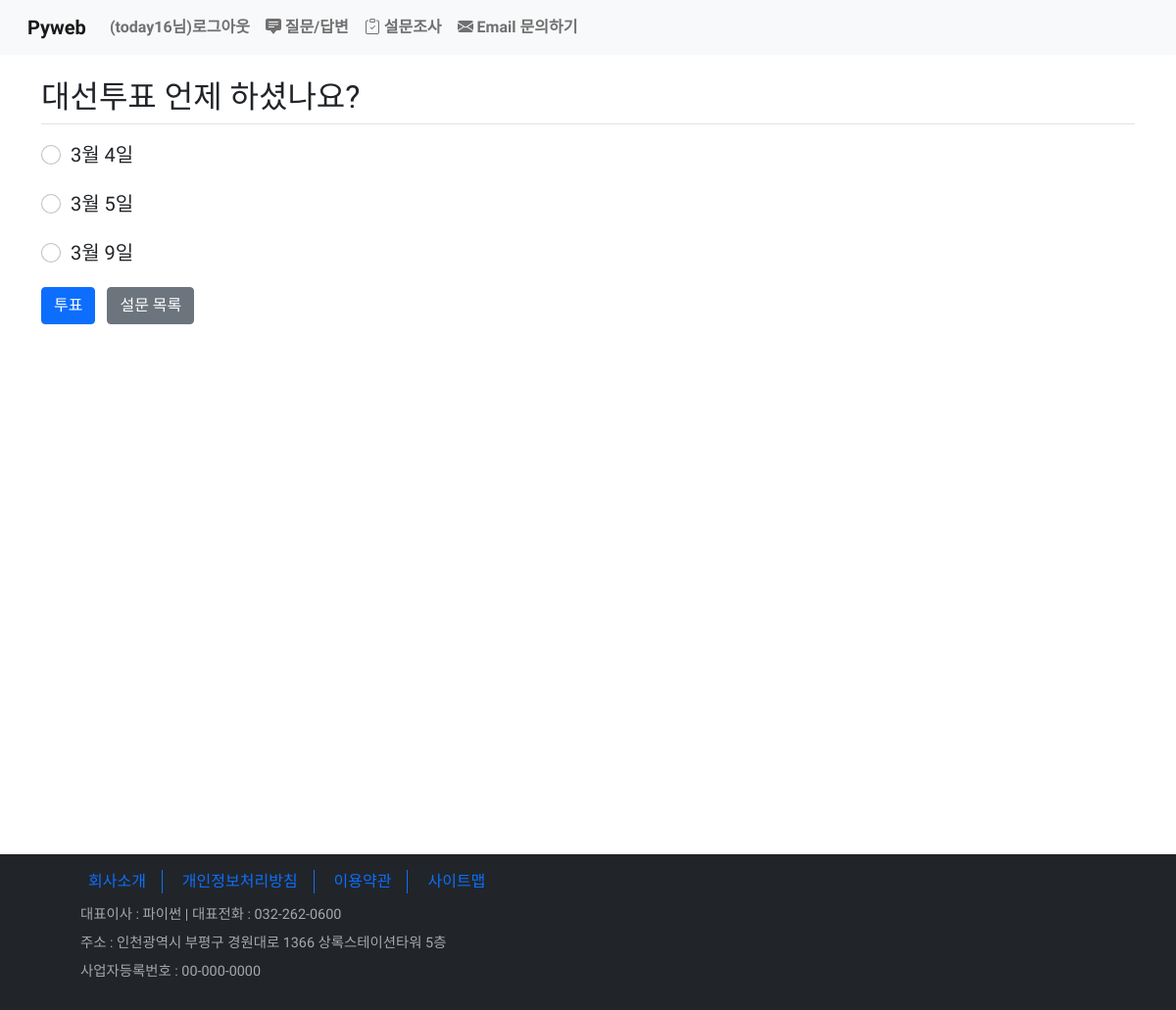
The page /polls/3/ (signed in) on the database its author committed.
### polls/models.py (models this page shows, shortened)
class Question(models.Model):
    question_text = models.CharField(max_length=200)    # 질문 내용
    pub_date = models.DateTimeField()                   # 작성일
    voter = models.ManyToManyField(User)

class Choice(models.Model):
    choice_text = models.CharField(max_length=200)
    votes = models.IntegerField(default=0)
    question = models.ForeignKey(Question, on_delete=models.CASCADE)

### polls/views.py (the view)
# urls.py: path('<int:pk>/', views.detail, name='detail'),   # 127.0.0.1:8000/polls/1/
@login_required(login_url='common:login_view')
def detail(request, pk):
    question = Question.objects.get(id=pk)
    if request.user in question.voter.all():
        return render(request, 'polls/result.html', {'question': question, 'msg': '이미 투표한 항목입니다. 결과 페이지로 이동합니다.'})
    else:
        return render(request, 'polls/detail.html', {'question': question})

### templates/polls/detail.html (shortened to what this page needs)
{% extends 'base.html' %}
{% block content %}
    <div class="container my-3">
        <section>
            <form action="{% url 'polls:vote' question.id %}" method="post">
                <div class="form-group">
                    <h2 class="border-bottom py-2">{{ question.question_text }}</h2>
                    {% for choice in question.choice_set.all %}
                    <div class="form-check form-control-lg">
                        <input type="radio" name="choice" value="{{ choice.id }}" class="form-check-input">
                        <label class="form-check-label">{{ choice.choice_text }}</label>
                    </div>
                    {% endfor %}
                    <button type="submit" class="btn btn-primary mt-2">투표</button>
                    <a class="btn btn-secondary mt-2 ml-2" href="{% url 'polls:index' %}" role="button">설문 목록</a>
                </div>
            </form>
        </section>
    </div>
{% endblock %}

### templates/navbar.html (shortened to what this page needs)
<nav class="navbar navbar-expand-lg navbar-light bg-light">
    <div class="container-fluid">
        <a class="navbar-brand font-weight-bold" href="{% url 'board:index' %}">Pyweb</a>
        <div class="collapse navbar-collapse" id="navbarNav">
            <div class="navbar-nav">
                <li class="nav-item font-weight-bold">
                    {% if user.is_authenticated %}
                        <a class="nav-link" href="{% url 'common:logout_view' %}">({{ user.username }}님)로그아웃</a>
                    {% else %}
                        <a class="nav-link" href="{% url 'common:login_view' %}">로그인</a>
                    {% endif %}
                </li>
                <li class="nav-item font-weight-bold">
                    <a class="nav-link" href="{% url 'board:boardlist' %}">
                        질문/답변
                    </a>
                </li>
                <li class="nav-item font-weight-bold">
                    <a class="nav-link" href="{% url 'polls:index' %}">
                        설문조사
                    </a>
                </li>
                {% if user.is_authenticated %}
                <li class="nav-item font-weight-bold">
                    <a class="nav-link" href="{% url 'common:send_email' %}">
                        Email 문의하기
                    </a>
                </li>
                {% endif %}
            </div>
        </div>
    </div>
</nav>

### static/board/css/style.css (style rules this page uses)
* { font-family: 'Gowun Dodum', sans-serif; }

### rows shown on the page
Question: question_text "대선투표 언제 하셨나요?"
Choice: choice_text "3월 4일"
Choice: choice_text "3월 5일"
Choice: choice_text "3월 9일"

### other values the page prints
{{ user.username }} "today16"
